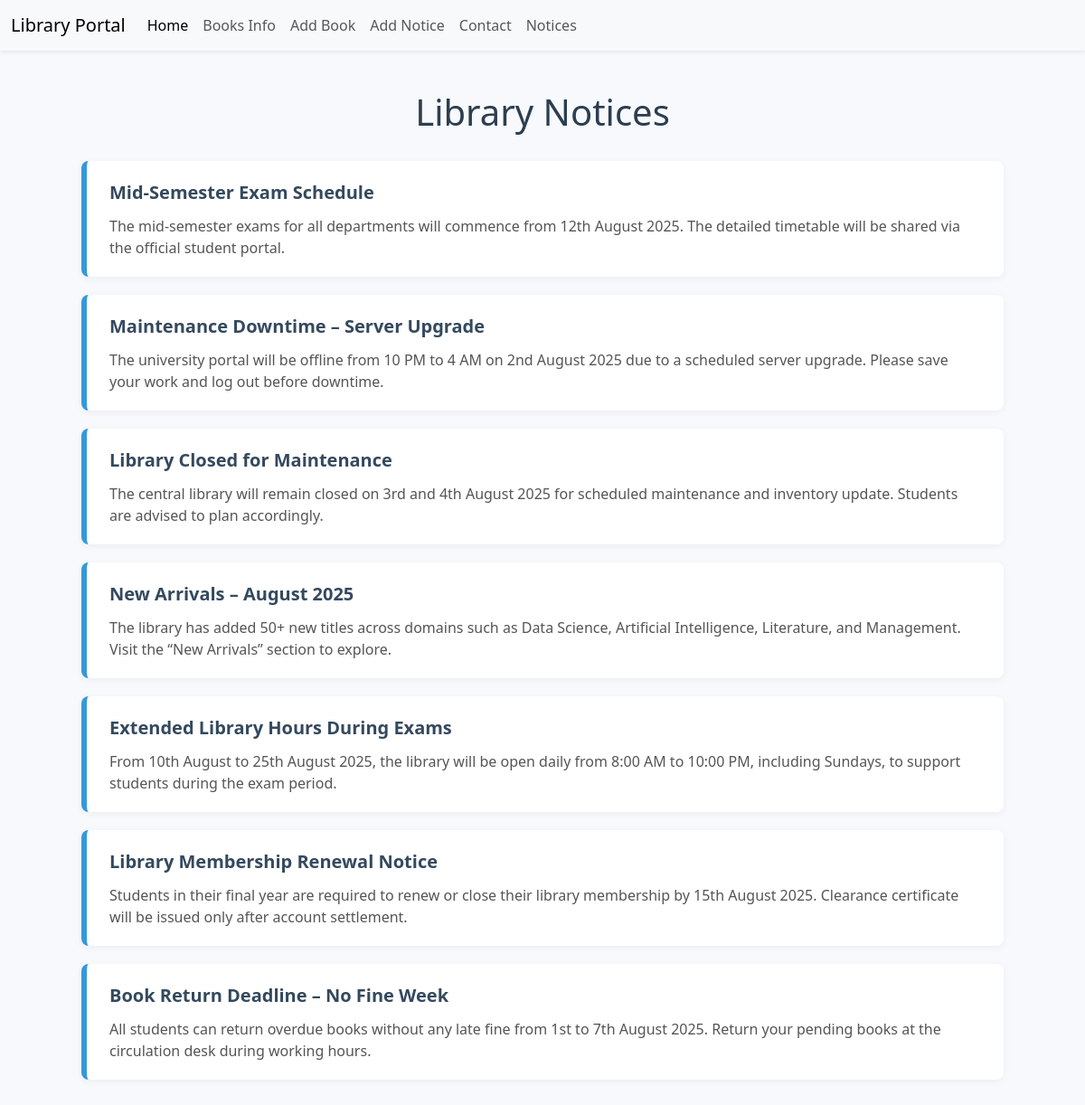
Before: /notice/ with the older database file.
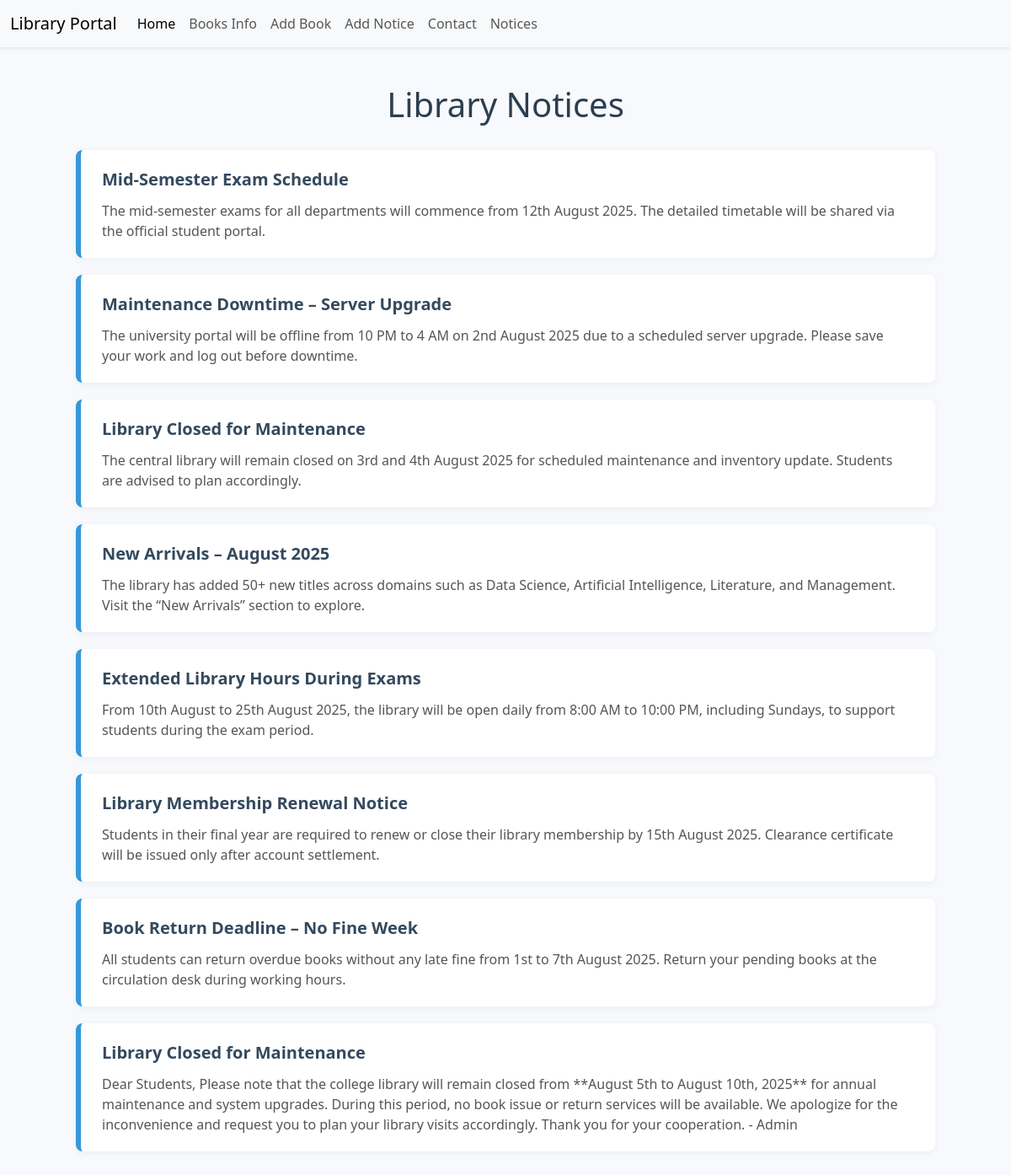
After: the same page with the newer database file.
### NoticeBoard/models.py (models this page shows, shortened)
class Notice(models.Model):
    title = models.CharField(max_length=100)
    details = models.TextField()

### NoticeBoard/views.py (the view)
# urls.py: path('',views.notice,name='notice')
def notice(request):
    data = Notice.objects.all()
    notices={
        'notices':data
    }
    return render(request,'notice_board/notice_board.html',context=notices)

### templates/notice_board/notice_board.html (shortened to what this page needs)
{% load static %}
<!DOCTYPE html>
<html lang="en">
  <head>
    <link
      href="https://cdn.jsdelivr.net/npm/bootstrap@5.3.0/dist/css/bootstrap.min.css"
      rel="stylesheet"
    />
  </head>
  <body>
    <nav
      class="navbar navbar-expand-lg bg-body-tertiary shadow-sm bg-light fixed-top"
    >
      <div class="container-fluid">
        <a class="navbar-brand" href="/">Library Portal</a>
        <div class="collapse navbar-collapse" id="navbarSupportedContent">
          <ul class="navbar-nav me-auto mb-2 mb-lg-0">
            <li class="nav-item">
              <a class="nav-link active" aria-current="page" href="/">Home</a>
            </li>
            <li class="nav-item">
              <a class="nav-link" href="/books">Books Info</a>
            </li>
            <li class="nav-item">
              <a class="nav-link" href="/editbook">Add Book</a>
            </li>
            <li class="nav-item">
              <a class="nav-link" href="/addnotice">Add Notice</a>
            </li>
            <li class="nav-item">
              <a class="nav-link" href="#">Contact</a>
            </li>
            <li class="nav-item">
              <a class="nav-link" href="/notice">Notices</a>
            </li>
          </ul>
        </div>
      </div>
    </nav>
    <h1>Library Notices</h1>
    {% if notices %}
    <div class="notice-container">
      {% for notice in notices %}
      <div class="notice-card">
        <div class="notice-title">{{ notice.title }}</div>
        <div class="notice-details">{{ notice.details }}</div>
      </div>
      {% endfor %}
    </div>
    {% else %}
    <div class="no-notice">
      <h3>No Notices Available</h3>
    </div>
    {% endif %}
  </body>
</html>

Changed rows visible on the page:
added Notice: title "Library Closed for Maintenance", details "Dear Students, Please note that the college library will remain closed from **August 5th to August 10th, 2025** for annual maintenance and system upgrades. During this period, no book issue or return services will be available. We apologize for the inconvenience and request you to plan your library visits accordingly. Thank you for your cooperation. - Admin"
